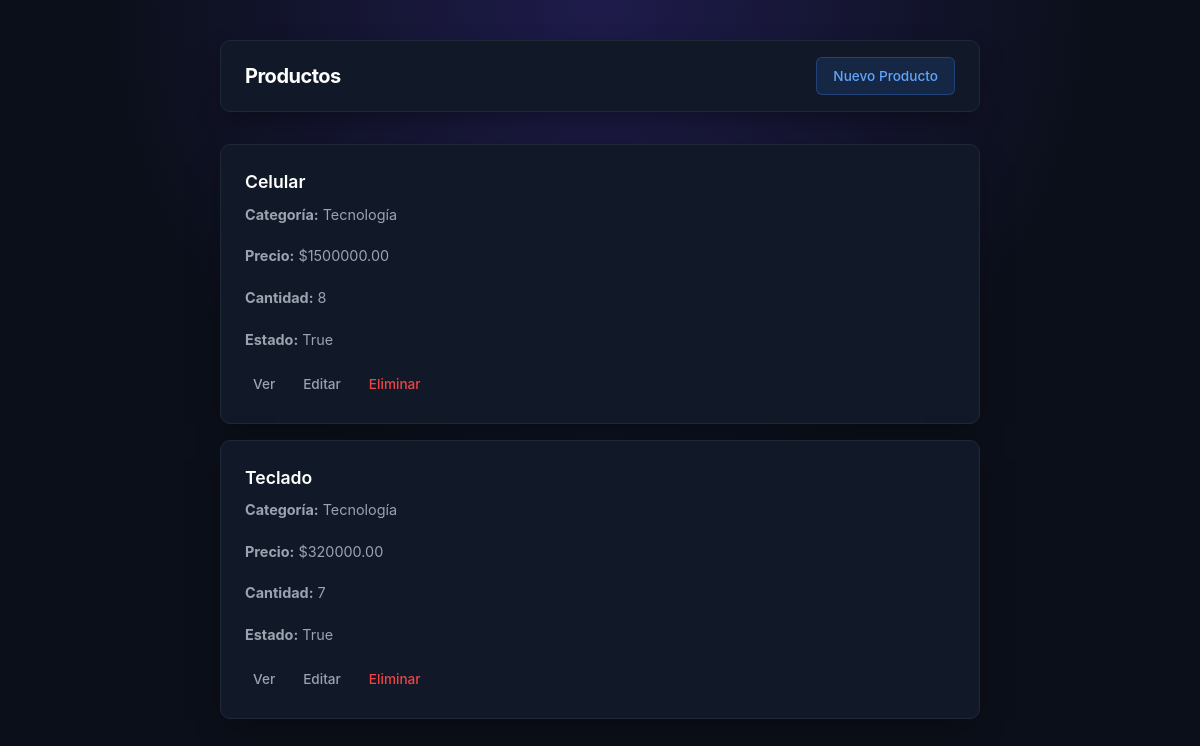
The page /productos/lista/ on the database as committed earlier.
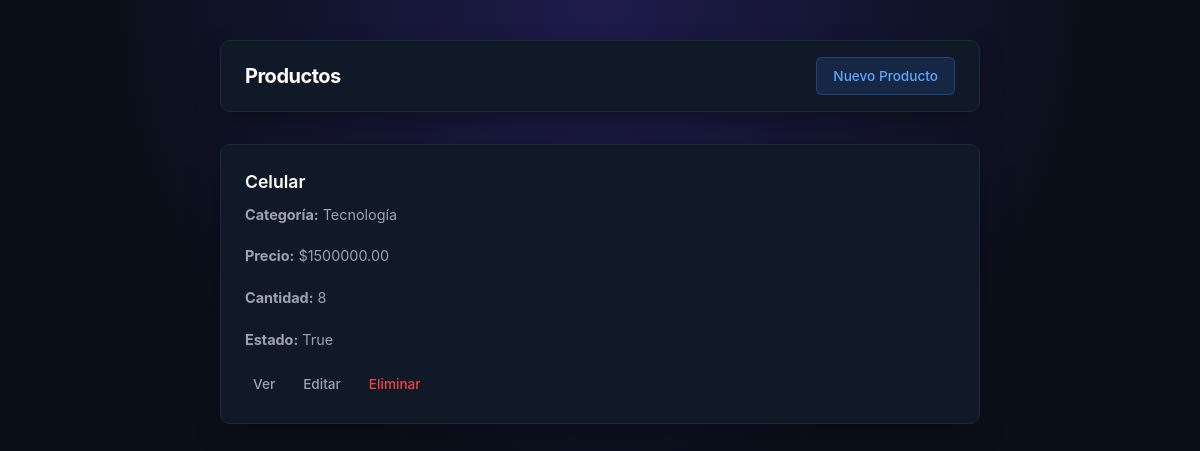
The same page on the database as committed later.
### productos/models.py (models this page shows, shortened)
class producto(models.Model):
    nombre = models.CharField(max_length=100)
    categoria = models.CharField(max_length=100)
    precio = models.DecimalField(max_digits=10, decimal_places=2)
    cantidad = models.IntegerField()
    estado = models.BooleanField()

### productos/views.py (the view)
# urls.py: path("lista/", views.listar),
def listar(request):
    productos = producto.objects.all()
    return render(
        request,
        "lista.html",
        {"productos":productos}
    )

### productos/templates/lista.html (shortened to what this page needs)
<!DOCTYPE html>
<html lang="es">
<head>
</head>
<body>
    <div class="header">
        <h1>Productos</h1>
        <a href="/productos/crear/" class="btn btn-primary">Nuevo Producto</a>
    </div>
    {% for producto in productos %}
        <div class="card">
            <h3>{{ producto.nombre }}</h3>
            <p><strong>Categoría:</strong> {{ producto.categoria }}</p>
            <p><strong>Precio:</strong> ${{ producto.precio }}</p>
            <p><strong>Cantidad:</strong> {{ producto.cantidad }}</p>
            <p><strong>Estado:</strong> {{ producto.estado }}</p>
            <div class="actions">
                <a href="/productos/detalle/{{ producto.id }}/">Ver</a>
                <a href="/productos/editar/{{ producto.id }}/">Editar</a>
                <a href="/productos/eliminar/{{ producto.id }}/" class="delete">Eliminar</a>
            </div>
        </div>
    {% empty %}
        <div class="empty-state">
            <p>No hay productos registrados.</p>
        </div>
    {% endfor %}
</body>
</html>

### productos/templates/lista.html (style rules this page uses)
:root { --bg-color: #0b0f19; --card-bg: #111827; --text-main: #f3f4f6; --text-muted: #9ca3af; --border-color: #1f2937; --accent-color: #3b82f6; --accent-soft: rgba(59, 130, 246, 0.15); --accent-dark: #60a5fa; --danger-color: #ef4444; --shadow: 0 10px 30px -10px rgba(0, 0, 0, 0.5); --radius: 10px; }
* { box-sizing: border-box; }
body { font-family: "Inter", -apple-system, BlinkMacSystemFont, "Segoe UI", Roboto, sans-serif; background: radial-gradient(circle at 50% 0%, #1e1b4b 0%, transparent 50%), var(--bg-color); background-attachment: fixed; color: var(--text-main); max-width: 800px; margin: 0 auto; padding: 40px 20px 80px; line-height: 1.5; min-height: 100vh; }
.header { display: flex; justify-content: space-between; align-items: center; margin-bottom: 32px; padding: 16px 24px; background: var(--card-bg); border: 1px solid var(--border-color); border-radius: var(--radius); box-shadow: var(--shadow); }
h1 { font-family: inherit; font-size: 1.5rem; font-weight: 700; font-style: normal; margin: 0 0 24px 0; letter-spacing: -0.025em; color: #ffffff; }
.header h1 { margin: 0; font-size: 1.25rem; }
.card { position: relative; background: var(--card-bg); border: 1px solid var(--border-color); border-radius: var(--radius); padding: 24px; margin-bottom: 16px; box-shadow: var(--shadow); overflow: hidden; transition: border-color 0.2s ease, transform 0.2s ease; }
.card::before { content: ""; position: absolute; left: 0; top: 0; bottom: 0; width: 3px; background: var(--accent-color); opacity: 0; transition: opacity 0.2s ease; }
.card h3 { margin: 0 0 8px 0; font-family: inherit; font-size: 1.1rem; font-weight: 600; color: #ffffff; }
.card p { margin: 0 0 20px 0; color: var(--text-muted); font-size: 0.9rem; }
.btn { display: inline-block; padding: 8px 16px; border-radius: 6px; font-size: 0.85rem; text-decoration: none; transition: all 0.2s ease; font-weight: 500; }
.btn-primary { background-color: var(--accent-soft); color: var(--accent-dark); border: 1px solid rgba(59, 130, 246, 0.3); }
.actions { display: flex; gap: 12px; font-size: 0.85rem; }
.actions a { color: var(--text-muted); text-decoration: none; font-weight: 500; padding: 4px 8px; border-radius: 4px; background: transparent; transition: all 0.2s ease; }
.actions a.delete { color: var(--danger-color); }

Rows that differ between the two databases and show on the page:
removed producto: nombre "Teclado", categoria "Tecnología", precio "320000.00", cantidad "7", estado "True"
